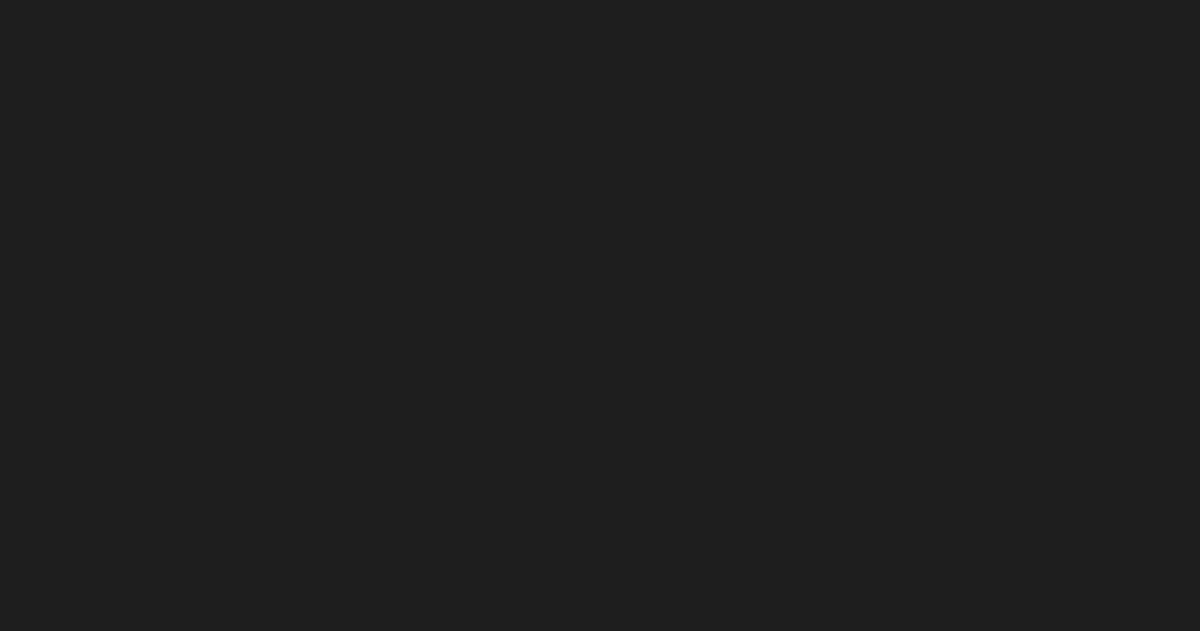
Frame 1 (no input)
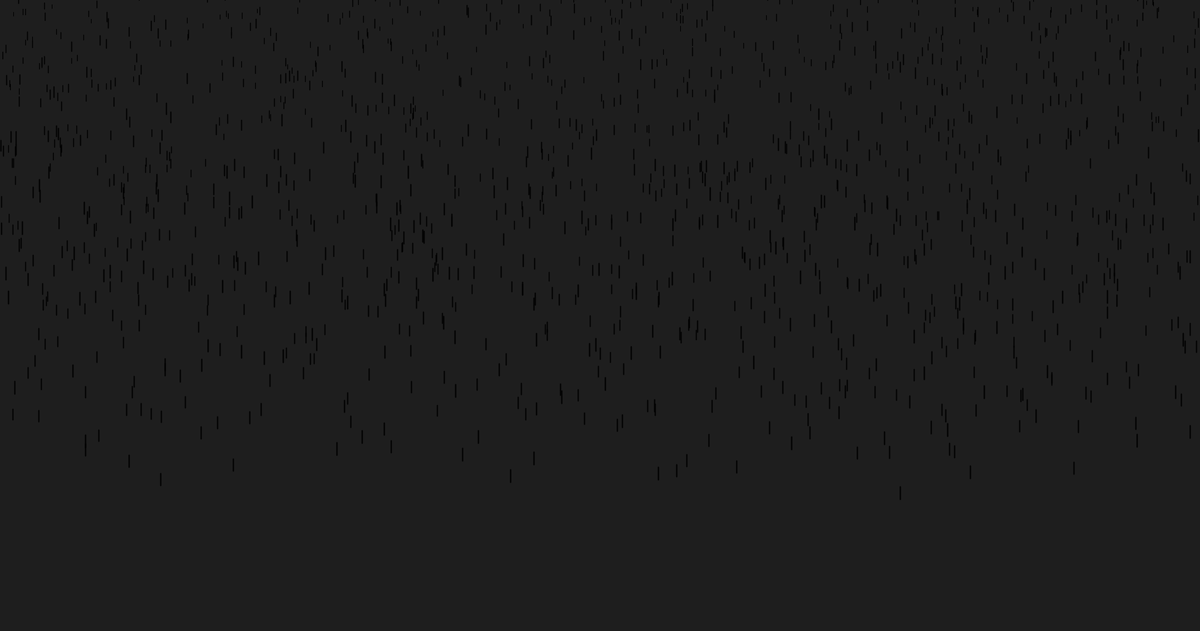
Frame 60 (the mouse pressed at the canvas centre just before this capture)
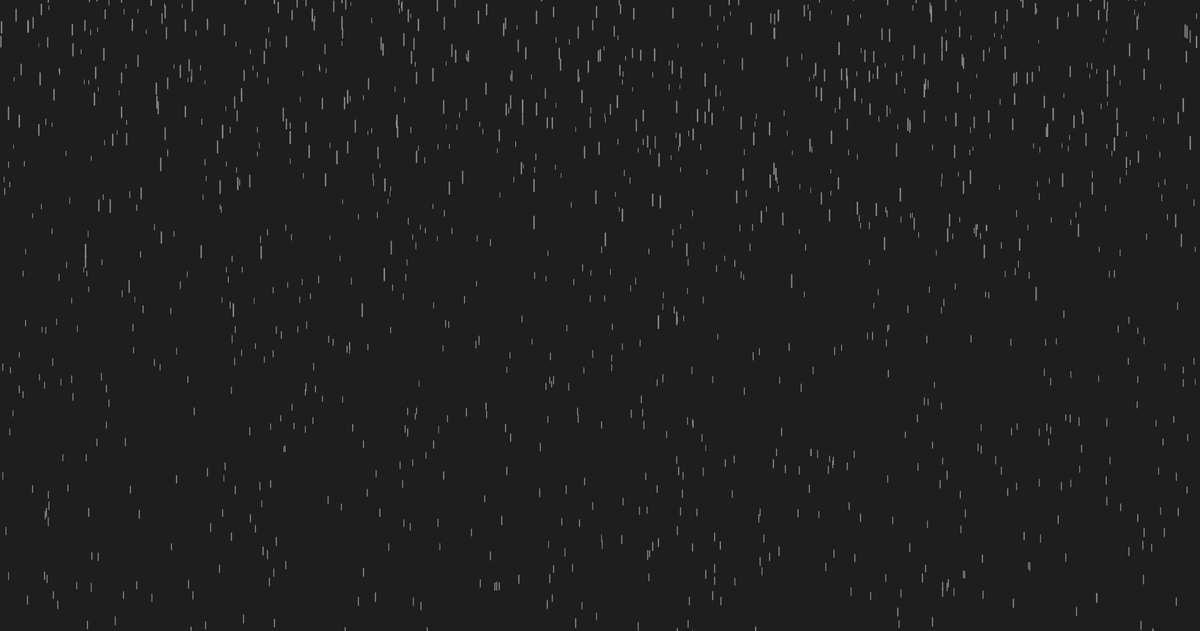
Frame 120 (the mouse held since frame 60 and released just before this capture)

The Processing sketch that drew these frames (run headless with seeded random() and noise(); from frame 60 on, the mouse is pressed at the canvas centre):

// Processing sketch: RainOfPurple
// ── RainOfPurple.pde

RainDrop[] drops = new RainDrop[2000];

void setup(){
  size(1900,1000);
  //create array of drops
  for(int i = 0; i < drops.length; i++){
    drops[i] = new RainDrop();
  }
}

void draw(){
  background(30);
  //loop through and have them all fall and show
  for(int i = 0; i < drops.length; i++){
    drops[i].fall();
    drops[i].show();
  }
  
}

// ── RainDrop.pde
class RainDrop{
  
  float x = random(0,width);
  float y = random(-600,-100);
  float closeness = random(0,20);//spoof the paralax effect where objects closer fall faster & further fall slower
  float dropLength = map(closeness,0,20,5,20);//longer if its close, shorter if its further away
  float ySpeed = map(dropLength,5,20,1,9);
  
  
  void fall(){
    y += ySpeed;
    float grav = map(closeness,0,20,0,0.2);
    ySpeed += grav;
    //reset the rain drop
    if(y > height){
      y = random(-600,-100);
      ySpeed = map(dropLength,5,20,1,9);
      float randColor = map(ySpeed,1,9,0,255);
      stroke(randColor);
    }
    
  }
  
  void show(){
    float strokeThickness = map(closeness,0,20,1,2);
    strokeWeight(strokeThickness);
 
    line(x,y,x,y+dropLength);
    
  }
  
  
  
  
  
}
